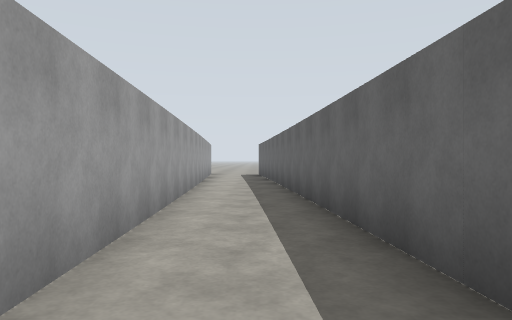
View 1 (above)

16 first-person views from a walk through a Gazebo world. The camera is 1.2 m above the floor, looks level and sees 70° across. The floor is counted in squares, 2 m on a side. Each view is taken from the middle of a square. On the plan, view 1 faces up. The plan holds only what a view shows up to about 10 squares ahead; the rest is blank.

View 2
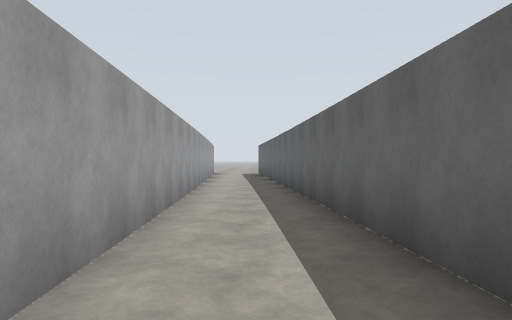

View 3
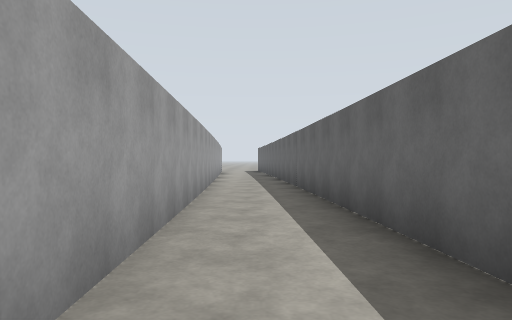

View 4
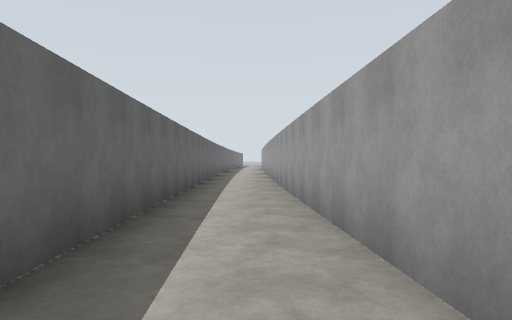

View 5
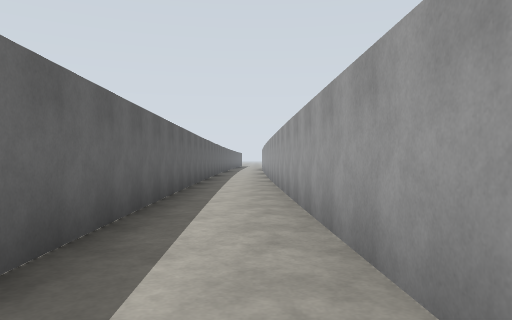

View 6
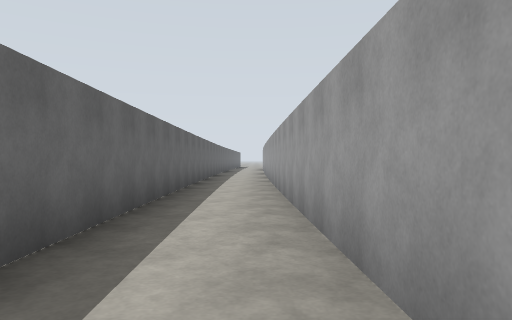

View 7
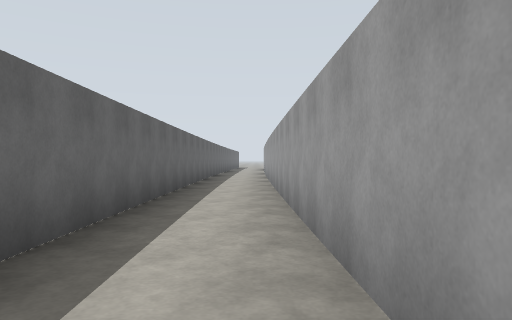

View 8
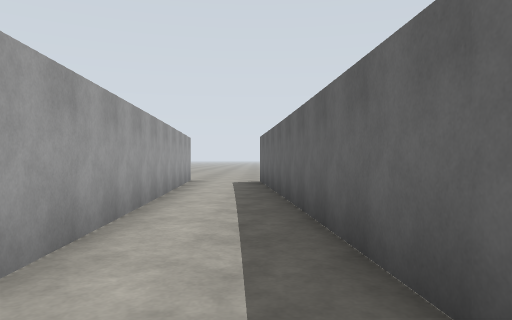

View 9
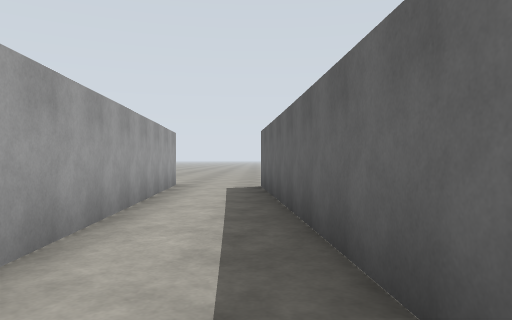

View 10
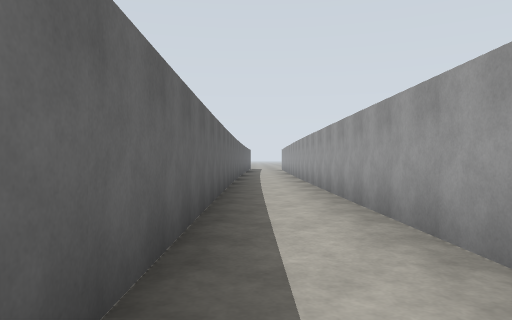

View 11
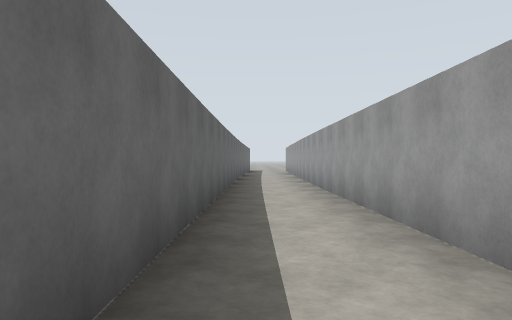

View 12
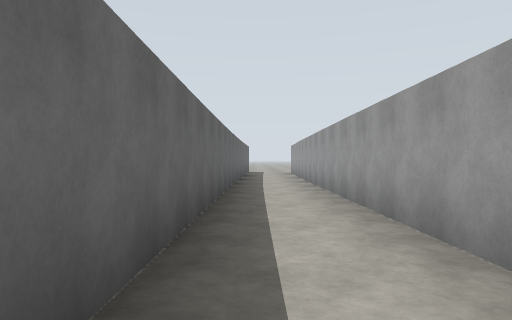

View 13
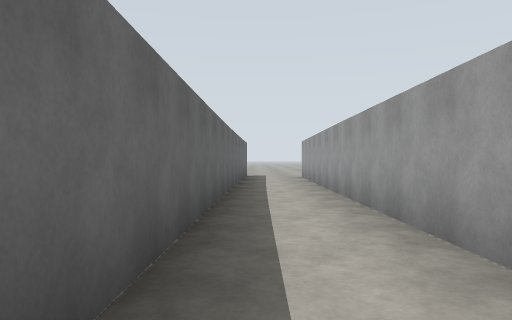

View 14
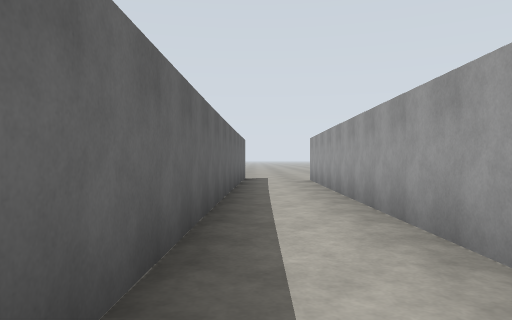

View 15
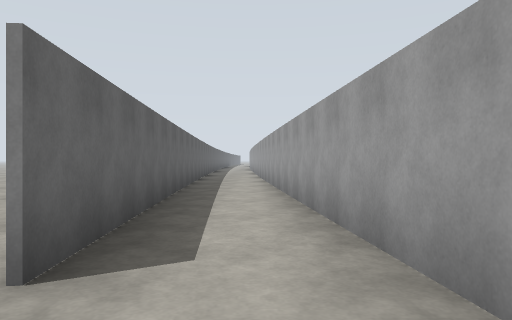

View 16
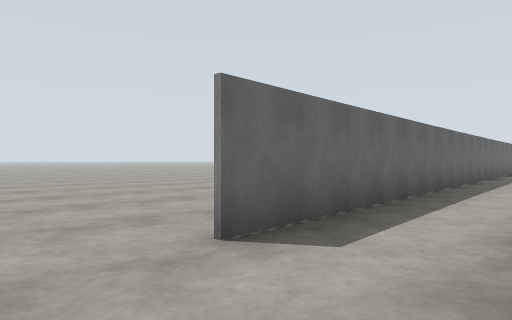

### Floor plan
Ten units are one square. View 1 is at (0, 0); x grows to the right and y downward. Boxes are objects, and circles mark ways between rooms. Rooms are numbered by the first view taken in them; rooms with no view inside come last. Other rooms are left out.
<svg viewBox="-25 -170 47 546">
<path fill="none" stroke="#000" d="M14 36 6 -95M16 148 12 34M-12 -84 -2 161M-14 -95 -13 -83M-2 178 -4 324M15 326 17 147M-4 162 -4 178M-19 -158 -14 -95M6 -95 2 -154M-4 324 -5 369M15 371 15 326"/>
<circle cx="10" cy="160" r="3" fill="#2a7"/>
<circle cx="0" cy="330" r="3" fill="#2a7"/>
<circle cx="-20" cy="-165" r="3" fill="#2a7"/>
<text x="0" y="40">1</text>
<text x="10" y="250">2</text>
<text x="-10" y="-140">3</text>
<text x="-20" y="160">4</text>
</svg>
Room 1 opens to room 2. Room 2 opens to room 4. Room 3 opens to room 4.

Where each view was taken, in squares from view 1:
view 1: 0 up, 0 right, facing up
view 2: 1 down, 0 right, facing up
view 3: 5 down, 0 right, facing up
view 4: 1 down, 0 right, facing down
view 5: 4 down, 0 right, facing down
view 6: 7 down, 0 right, facing down
view 7: 10 down, 0 right, facing down
view 8: 5 up, 0 right, facing up
view 9: 7 up, 0 right, facing up
view 10: 15 down, 1 right, facing down
view 11: 18 down, 1 right, facing down
view 12: 21 down, 1 right, facing down
view 13: 25 down, 1 right, facing down
view 14: 27 down, 1 right, facing down
view 15: 17 up, 1 left, facing down
view 16: 17 up, 2 left, facing down-right
